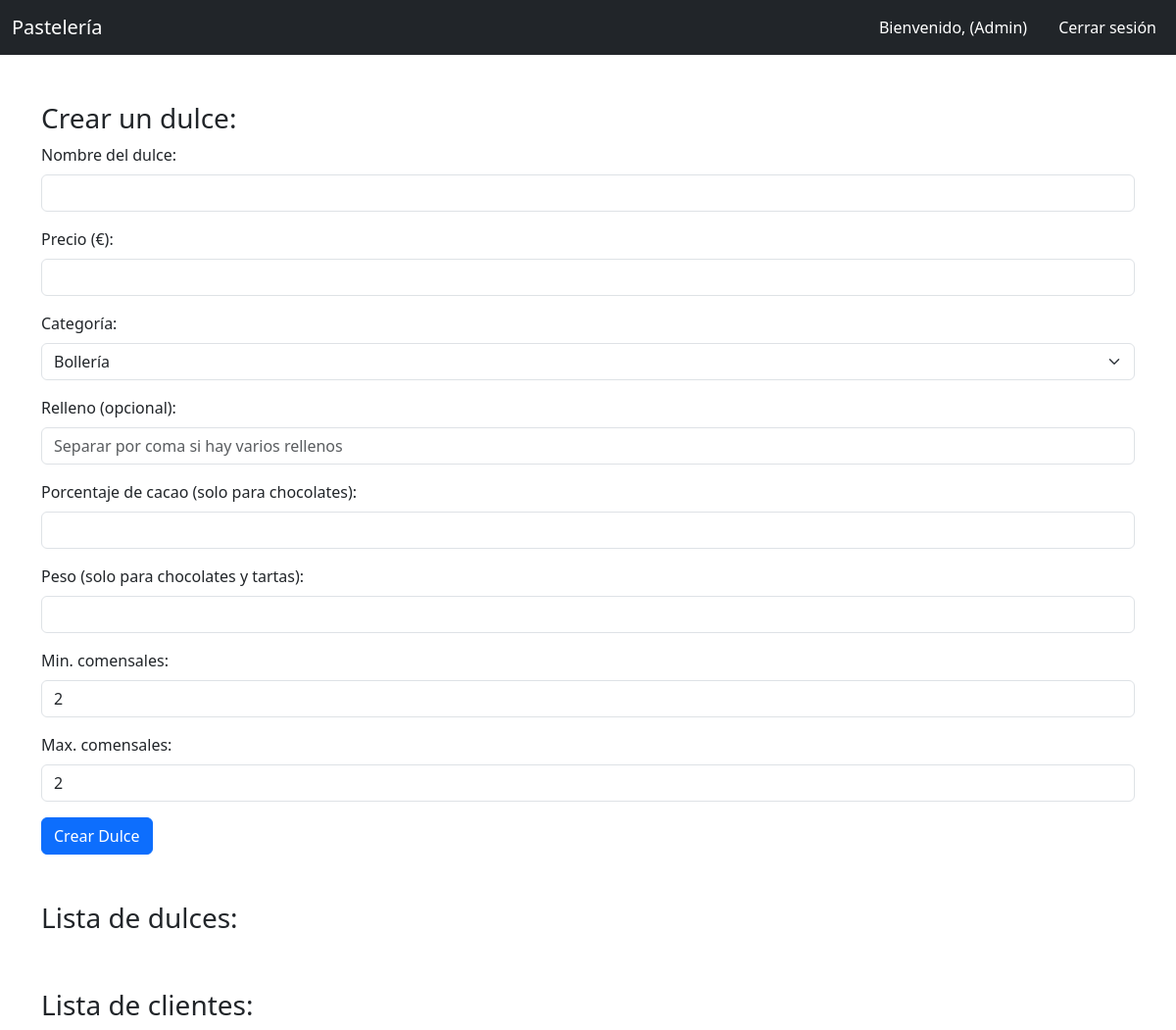
/mainAdmin.php (signed in), run on an earlier commit of the app's database.
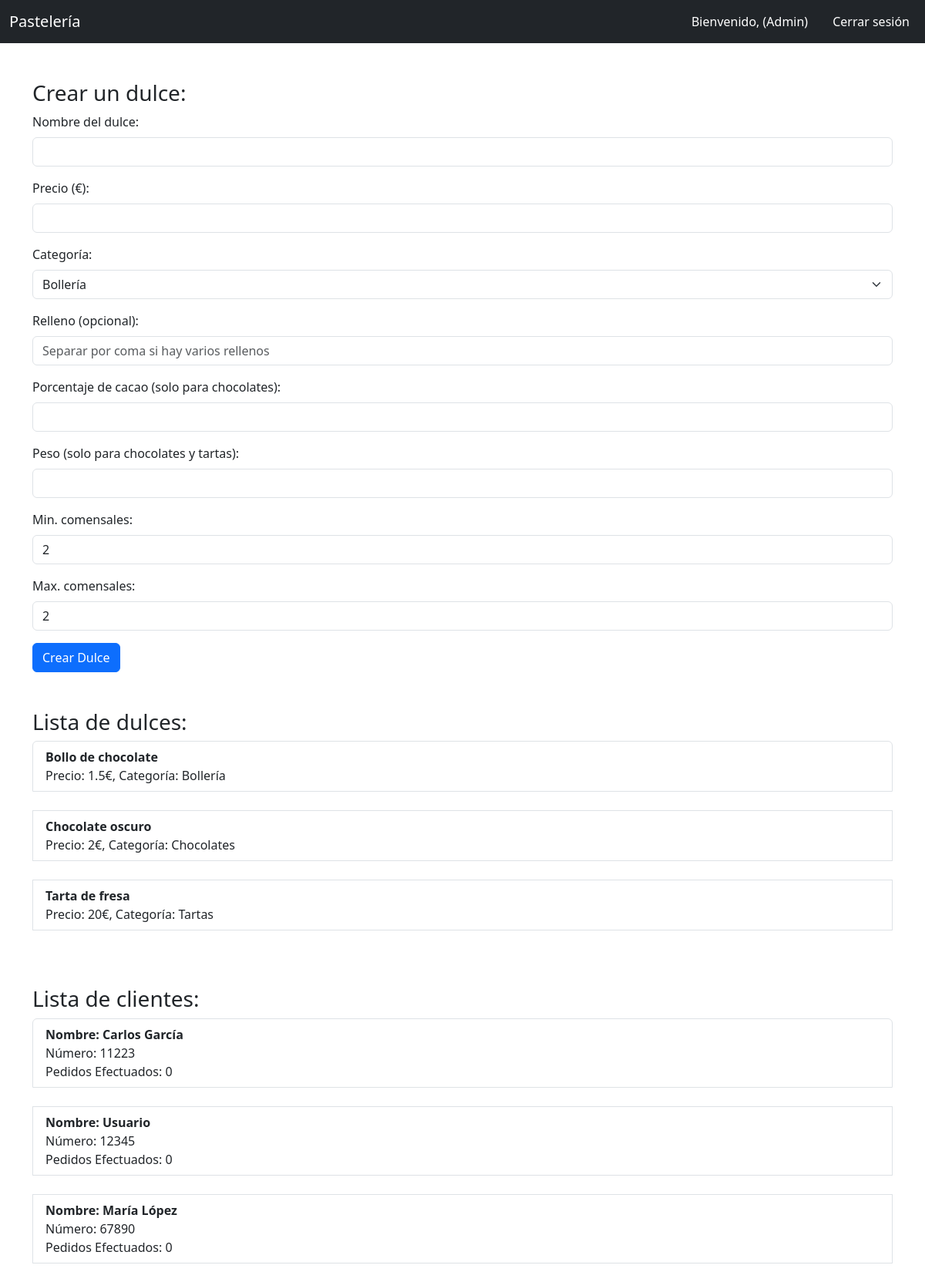
And on a later commit of the database.
### tables this page shows
CREATE TABLE IF NOT EXISTS dulces (
    id INT AUTO_INCREMENT PRIMARY KEY,
    nombre VARCHAR(255) NOT NULL,
    precio DECIMAL(10, 2) NOT NULL,
    categoria ENUM('Bollería', 'Chocolates', 'Tartas') NOT NULL,
    relleno TEXT,
    porcentaje_cacao INT,
    peso INT,
    min_comensales INT DEFAULT 2,
    max_comensales INT DEFAULT 2
);

CREATE TABLE IF NOT EXISTS clientes (
    id INT AUTO_INCREMENT PRIMARY KEY,
    nombre VARCHAR(255) NOT NULL,
    numero VARCHAR(15) NOT NULL UNIQUE,
    num_pedidos INT DEFAULT 0
);

### src/Dulce.php (called while the page is built, shortened)
<?php
abstract class Dulce implements Resumible {
    public function getNombre(): string {
        return $this->nombre;
    }
    public function getPrecio(): float {
        return $this->precio;
    }
    public function getCategoria(): string {
        return $this->categoria;
    }
public static function obtenerDulcePorId(PDO $pdo, int $id): ?Dulce {
    $sql = "SELECT * FROM dulces WHERE id = :id";
    $stmt = $pdo->prepare($sql);
    $stmt->execute([':id' => $id]);
    $row = $stmt->fetch(PDO::FETCH_ASSOC);
    if ($row) {
        switch ($row['categoria']) {
            case 'Bollería':
                $relleno = $row['relleno'] ?? '';
                return new Bollo($row['nombre'], $row['precio'], $row['categoria'], $relleno);
            case 'Chocolates':
                $porcentajeCacao = $row['porcentaje_cacao'] ?? 0;
                $peso = $row['peso'] ?? 0;
                return new Chocolate($row['nombre'], $row['precio'], $row['categoria'], $porcentajeCacao, $peso);
            case 'Tartas':
                return new Tarta($row['nombre'], $row['precio'], $row['categoria'], explode(',', $row['relleno']), $row['min_comensales'], $row['max_comensales']);
        }
    }
    return null;
}
}

### src/Cliente.php (called while the page is built, shortened)
<?php
class Cliente {
    private int $numPedidosEfectuados = 0;
    public function __construct(
        private string $nombre,
        private string $numero,
        int $numPedidosEfectuados = 0
    ) {
        $this->numPedidosEfectuados = $numPedidosEfectuados;
    }
    public function getNombre(): string {
        return $this->nombre;
    }
    public function getNumero(): string {
        return $this->numero;
    }
    public function getNumPedidosEfectuados(): int {
        return $this->numPedidosEfectuados;
    }
    public static function obtenerClientePorNumero(PDO $pdo, string $numero): ?Cliente {
        $sql = "SELECT * FROM clientes WHERE numero = :numero";
        $stmt = $pdo->prepare($sql);
        $stmt->execute([':numero' => $numero]);
        $row = $stmt->fetch(PDO::FETCH_ASSOC);
        if ($row) {
            return new Cliente($row['nombre'], $row['numero'], $row['num_pedidos']);
        }
        return null;
    }
}

### public/mainAdmin.php (the view, shortened to what this page needs)
<?php
require_once '../src/Cliente.php';
$usuario = htmlspecialchars($_SESSION['usuario']);
$pdo = DB::getConnection();
?>
<!DOCTYPE html>
<html lang="es">
<head>
    <link href="https://cdn.jsdelivr.net/npm/bootstrap@5.3.2/dist/css/bootstrap.min.css" rel="stylesheet">
</head>
<body>
    <nav class="navbar navbar-expand-lg navbar-dark bg-dark">
        <div class="container-fluid">
            <a class="navbar-brand" href="#">Pastelería</a>
            <div class="collapse navbar-collapse" id="navbarNav">
                <ul class="navbar-nav ms-auto">
                    <li class="nav-item">
                        <span class="nav-link active">Bienvenido, <?php echo $usuario; ?> (Admin)</span>
                    </li>
                    <li class="nav-item">
                        <a class="nav-link btn btn-danger text-white ms-3" href="logout.php">Cerrar sesión</a>
                    </li>
                </ul>
            </div>
        </div>
    </nav>
    <div class="container mt-5">
        <h3>Crear un dulce:</h3>
        <form method="POST" action="" class="needs-validation" novalidate>
            <div class="mb-3">
                <label for="nombre" class="form-label">Nombre del dulce:</label>
                <input type="text" name="nombre" id="nombre" class="form-control" required>
            </div>
            <div class="mb-3">
                <label for="precio" class="form-label">Precio (€):</label>
                <input type="number" step="0.01" name="precio" id="precio" class="form-control" required>
            </div>
            <div class="mb-3">
                <label for="categoria" class="form-label">Categoría:</label>
                <select name="categoria" id="categoria" class="form-select" required>
                    <option value="Bollería">Bollería</option>
                </select>
            </div>
            <div class="mb-3">
            <label for="relleno" class="form-label">Relleno (opcional):</label>
            <input type="text" name="relleno" id="relleno" class="form-control" placeholder="Separar por coma si hay varios rellenos">
            </div>
            <div class="mb-3">
            <label for="porcentaje_cacao" class="form-label">Porcentaje de cacao (solo para chocolates):</label>
            <input type="number" name="porcentaje_cacao" id="porcentaje_cacao" class="form-control" min="0" max="100">
            </div>
            <div class="mb-3">
            <label for="peso" class="form-label">Peso (solo para chocolates y tartas):</label>
            <input type="number" name="peso" id="peso" class="form-control">
            </div>
            <div class="mb-3">
                <label for="min_comensales" class="form-label">Min. comensales:</label>
                <input type="number" name="min_comensales" id="min_comensales" class="form-control" value="2" min="1">
            </div>
            <div class="mb-3">
                <label for="max_comensales" class="form-label">Max. comensales:</label>
                <input type="number" name="max_comensales" id="max_comensales" class="form-control" value="2" min="1">
            </div>
            <button type="submit" class="btn btn-primary">Crear Dulce</button>
        </form>
        <h3 class="mt-5">Lista de dulces:</h3>
<div class="list-group">
    <?php
    $sql = "SELECT id FROM dulces";
    $stmt = $pdo->prepare($sql);
    $stmt->execute();
    $ids = $stmt->fetchAll(PDO::FETCH_ASSOC);
    foreach ($ids as $id) {
        $dulce = Dulce::obtenerDulcePorId($pdo, $id['id']);
        if ($dulce) {
            echo "<div class='list-group-item list-group-item-action'>";
            echo "<strong>{$dulce->getNombre()}</strong><br>";
            echo "Precio: {$dulce->getPrecio()}€, Categoría: {$dulce->getCategoria()}<br>";
            echo "</div><br>";
        }
    }
    ?>
</div>
<h3 class="mt-5">Lista de clientes:</h3>
<div class="list-group">
    <?php
    $sql = "SELECT numero FROM clientes";
    $stmt = $pdo->prepare($sql);
    $stmt->execute();
    $numerosClientes = $stmt->fetchAll(PDO::FETCH_ASSOC);
    foreach ($numerosClientes as $row) {
        $cliente = Cliente::obtenerClientePorNumero($pdo, $row['numero']);
        if ($cliente) {
            echo "<div class='list-group-item list-group-item-action'>";
            echo "<strong>Nombre: {$cliente->getNombre()}</strong><br>";
            echo "Número: {$cliente->getNumero()}<br>";
            echo "Pedidos Efectuados: {$cliente->getNumPedidosEfectuados()}";
            echo "</div><br>";
        } else {
            echo "<div class='list-group-item list-group-item-danger'>";
            echo "Error al cargar los datos del cliente con número {$row['numero']}.";
            echo "</div>";
        }
    }
    ?>
</div>
</body>
</html>

What changed in the data, as far as the page shows it:
added dulces: nombre "Bollo de chocolate", precio "1.5", categoria "Bollería"
added dulces: nombre "Chocolate oscuro", precio "2", categoria "Chocolates"
added dulces: nombre "Tarta de fresa", precio "20", categoria "Tartas"
added clientes: nombre "Carlos García", numero "11223", num_pedidos "0"
added clientes: nombre "Usuario", numero "12345", num_pedidos "0"
added clientes: nombre "María López", numero "67890", num_pedidos "0"
